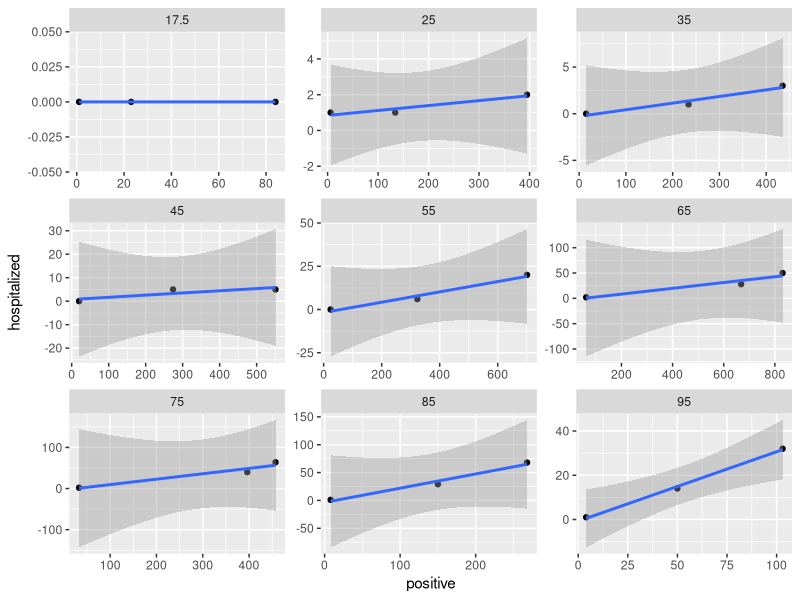

R code for this plot:
library(tidyverse)
pres <- data.frame(age_group = c("16-19", "20-29", "30-39", "40-49", "50-59", "60-69", "70-79", "80-89", "90+"),
                   week_1_tests = c(1315, 6474, 10353, 14507, 15247, 16270, 9323, 5955, 3123),
                   week_1_positive_rate = c(6.4, 6.1, 4.2, 3.8, 4.6, 5.1, 4.9, 4.5, 3.3),
                   week_1_hospitalized = c(0, 2, 3, 5, 20, 50, 64, 68, 32),
                   week_2_tests = c(283, 2000, 3781, 5071, 5133, 8453, 4947, 3498, 1857),
                   week_2_positive_rate = c(8.1, 6.7, 6.2, 5.4, 6.3, 7.9, 8, 4.3, 2.7),
                   week_2_hospitalized = c(0, 1, 1, 5, 6, 28, 40, 29, 14),
                   week_3_tests = c(17, 207, 673, 810, 729, 1201, 669, 165, 42),
                   week_3_positive_rate = c(5.9, 2.9, 2.2, 2.5, 3.3, 5.2, 4.9, 4.8, 9.5),
                   week_3_hospitalized = c(0, 1, 0, 0, 0, 2, 2, 1, 1),
                   age = c(17.5, 25, 35, 45, 55, 65, 75, 85, 95))
pres$week_1_positive <- round(pres$week_1_tests * pres$week_1_positive_rate / 100)
pres$week_2_positive <- round(pres$week_2_tests * pres$week_2_positive_rate / 100)
pres$week_3_positive <- round(pres$week_3_tests * pres$week_3_positive_rate / 100)
pres$`Week 1 hosp ratio` <- pres$week_1_hospitalized / pres$week_1_positive
pres$`Week 2 hosp ratio` <- pres$week_2_hospitalized / pres$week_2_positive
pres$`Week 3 hosp ratio` <- pres$week_3_hospitalized / pres$week_3_positive


pl <- pivot_longer(select(pres, age, ends_with("positive"), ends_with("zed")), cols = -age, names_to = "category", values_to = "number")
pl$week <- sapply(strsplit(pl$category, "_"), `[[`, 2)
pl$measure <- sapply(strsplit(pl$category, "_"), `[[`, 3)
pml <- pivot_wider(pl, id_cols = c(age, week), names_from = "measure", values_from = "number")
lmo <- lm(hospitalized ~ age:positive + week:positive , pml)
summary(lmo)
pml$age <- as.factor(pml$age)
pml %>% ggplot(aes(positive, hospitalized)) + geom_point() +geom_smooth(method="lm") + facet_wrap(~age, scales = "free")
